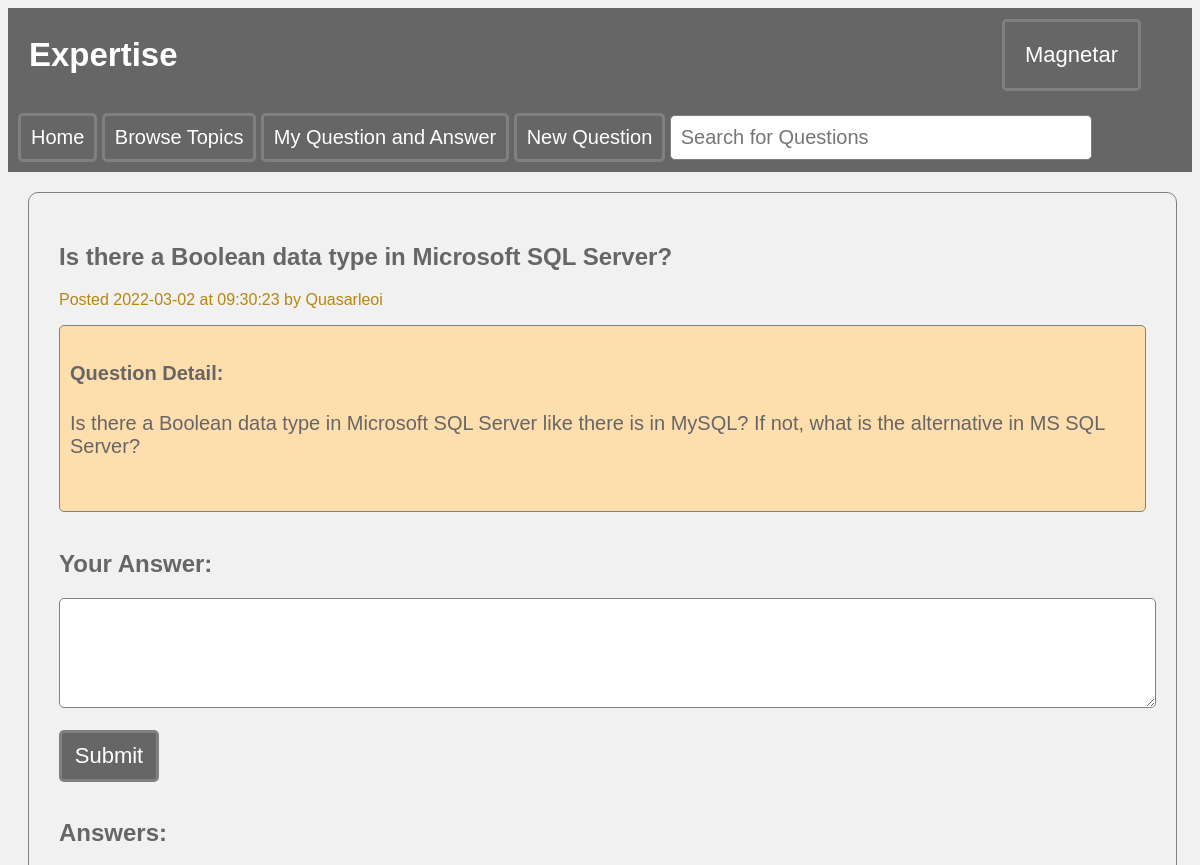
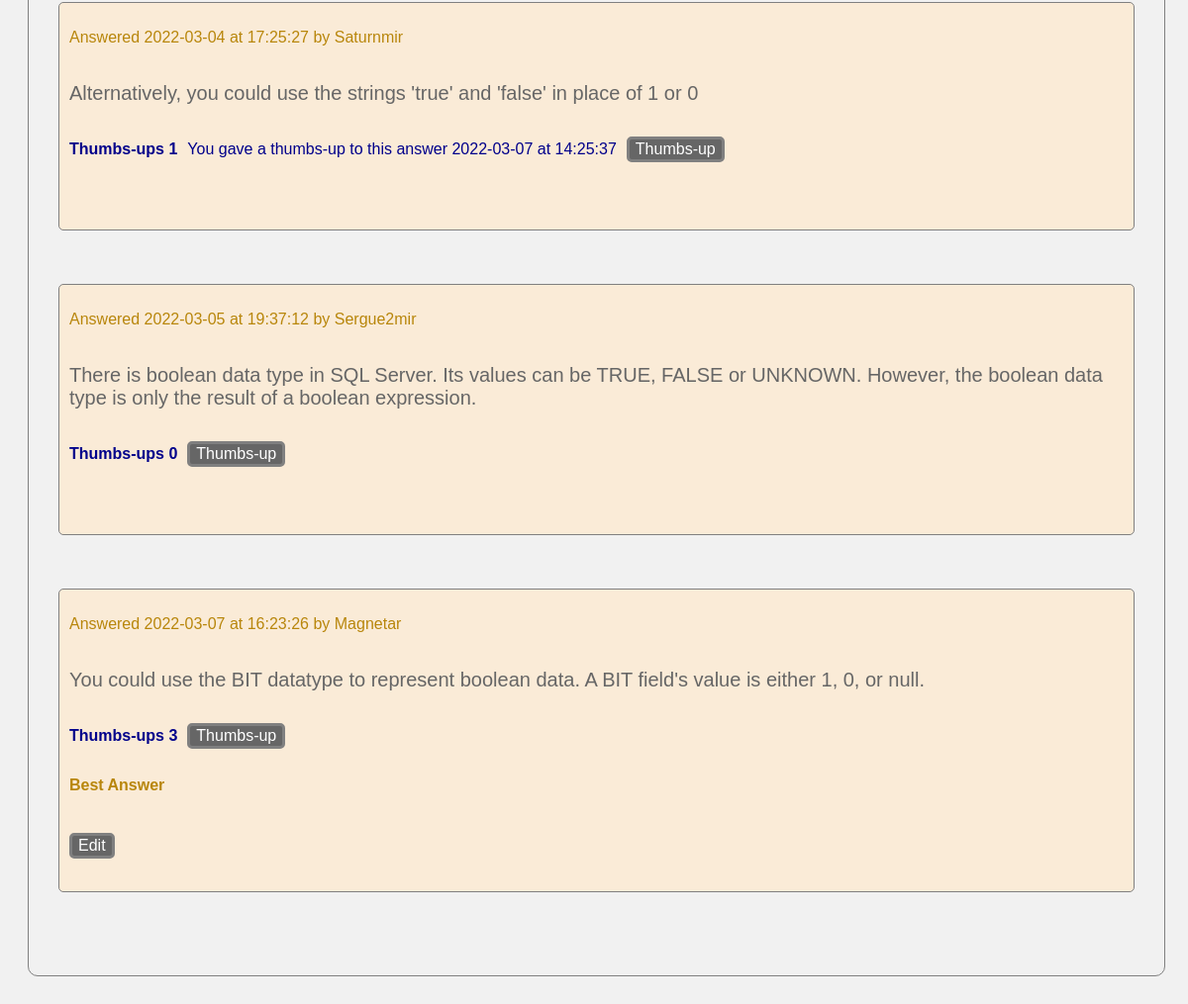
/code/questiondetail.php?qid=1 (signed in), run on the app's committed database (2 pictures, top to bottom).
### tables this page shows
create table Users(
	uid integer primary key auto_increment,
	username varchar(100) not null,
	email varchar(50) not null,
	upassword varchar(20) not null,
	city varchar(30),
	state varchar(2),
	country varchar(30),
	uprofile varchar(1000),
	upoints integer not null default 0,
    ustatus varchar(10) not null default 'basic',
    foreign key (ustatus) references UserStatus(sname)
);

create table Question(
	qid integer primary key auto_increment,
    quid integer not null,
    tid integer not null,
    qtitle varchar(200) not null,
    qbody text not null,
    qdate date default(current_date),
    qtime time default(current_time),
    isResolved integer default 0,
    foreign key (quid) references Users(uid),
    foreign key (tid) references Topic(tid),
	check (isResolved in (0, 1))
);

create table Answer(
	aid integer primary key auto_increment,
    qid integer not null,
    auid integer not null,
    abody text not null,
    adate date default(current_date),
    atime time default(current_time),
    isBestAns integer default 0,
    foreign key (qid) references Question(qid),
    foreign key (auid) references Users(uid),
    check (isBestAns in (0, 1))
);

create table Thumbsup(
	aid integer not null,
    tuid integer not null,
    tdate date default(current_date),
    ttime time default(current_time),
    primary key (aid, tuid),
    foreign key (aid) references Answer(aid),
    foreign key (tuid) references Users(uid)
);

### code/functions.php (called while the page is built, shortened)
<?php
    function check_login($conn) {
        if(isset($_SESSION['uid'])){
            $uid = $_SESSION['uid'];
            $query = "SELECT uid, username, email, upassword, city, state, country, IFNULL(uprofile, '') AS uprofile, upoints, ustatus
                      FROM Users WHERE uid = ?";
            if ($stmt = $conn->prepare($query)) {
                $stmt->bind_param("i", $uid);
                $stmt->execute();
                $result = $stmt->get_result();
                if($result && mysqli_num_rows($result) > 0){
                    $userdata = $result->fetch_array(MYSQLI_ASSOC);
                    return $userdata;
                }
            }
        }
        exit;
    }

### code/questiondetail.php (the view, shortened to what this page needs)
<!DOCTYPE html>
<html lang="en">
<head>
    <link rel="stylesheet", href="style.css">
</head>
<?php
include("connectdb.php");
include("functions.php");
$userdata = check_login($conn);
$uid=$userdata["uid"];
$username = $userdata["username"];
?>
<body>
<?php include("navigation.php");?>
<section>
    <div class="sec-container-light">
        <?php
        if(isset($_GET["qid"])){
            $in_qid = $_GET["qid"];
            $query = "SELECT qid, qtitle, qbody, qdate, qtime, quid, isResolved, username
                      FROM Question, Users
                      WHERE qid = ? AND quid = uid";
            if ($qstmt = $conn->prepare($query)) {
                $qstmt->bind_param("i", $in_qid);
                $qstmt->execute();
                $question = $qstmt->get_result();
                if($row = $question->fetch_assoc()) {
                    $qid = $row["qid"];
                    $qtitle = $row["qtitle"];
                    $qbody = $row["qbody"];
                    $qdate = $row["qdate"];
                    $qtime = $row["qtime"];
                    $qusername = $row["username"];
                    echo "<h1>$qtitle";
                    echo "</h1>";
                    echo "<div class=\"questiondatabox\">";
                    echo "<p>Posted $qdate at $qtime by $qusername</p>";
                    echo "</div>";
                    echo "<div class=\"questionbox\">";
                    echo "<h4>Question Detail:</h4>";
                    echo "<p>$qbody</p> <br>";
                    echo "</div><br>";
                    echo "<form method=\"POST\">";
                    echo "<h2>Your Answer:</h2>";
                    echo "<textarea class=\"answertextbox\" name=\"abody\" required></textarea> <br> <br>";
                    echo "<input class=\"button\" type=\"submit\" name=\"answer\" value=\"Submit\"> <br> <br>";
                    echo "</form>";
                    echo "<h1>Answers:</h1>";
                    $query = "SELECT aid, abody, adate, atime, auid, username, COUNT(tuid) AS thumbsups, isBestAns
                              FROM Answer NATURAL lEFT OUTER JOIN Thumbsup, Users
                              WHERE qid = ? AND auid = uid
                              GROUP BY aid, abody, adate, atime
                              ORDER BY adate, atime";
                    if($astmt = $conn->prepare($query)){
                        $astmt->bind_param("i", $qid);
                        $astmt->execute();
                        $answer = $astmt->get_result();
                        while($row = $answer->fetch_assoc()){
                            $aid = $row["aid"];
                            $abody = $row["abody"];
                            $adate = $row["adate"];
                            $atime = $row["atime"];
                            $auid = $row["auid"];
                            $ausername = $row["username"];
                            $thumbsups = $row["thumbsups"];
                            $isBestAns = $row["isBestAns"];
                            echo "<div class=\"answerbox\">";
                            echo "<div class=\"answerdatabox\">";
                            echo "<p>Answered $adate at $atime by $ausername</p><br>";
                            echo "</div>";
                            echo "<p>$abody</p>";
                            echo "<div class=\"answerdatabox\">";
                            echo "<p style=\"color:darkblue\"><b>Thumbs-ups $thumbsups</b></p>";
                            $query = "SELECT * FROM Thumbsup WHERE aid = ? AND tuid = ?";
                            if($tstmt = $conn->prepare($query)) {
                                $tstmt->bind_param("ii", $aid, $uid);
                                $tstmt->execute();
                                $tresult = $tstmt->get_result();
                                if ($tresult && mysqli_num_rows($tresult) > 0) {
                                    if($trow = $tresult->fetch_assoc()){
                                        $tdate= $trow["tdate"];
                                        $ttime= $trow["ttime"];
                                        echo "<p style=\"color:darkblue\">You gave a thumbs-up to this answer $tdate at $ttime</p>";
                                    }
                                }
                            }
                            echo "</div>";
                            echo "<form class=\"buttonform\" style=\"display:inline-block;\" method=\"POST\">";
                            echo "<input id=\"thumpupbtn\" type=\"submit\" name=\"thumbsup$aid\" value=\"Thumbs-up\">";
                            echo "</form><br>";
                            echo "<div class=\"answerdatabox\">";
                            if ($isBestAns){
                                echo "<p style=\"color:darkgoldenrod\"><b>Best Answer</b></p>";
                            }
                            echo "</div><br><br>";
                            if ($auid == $uid){
                                echo "<form action=\"answeredit.php?aid=$aid&auid=$uid\" class=\"buttonform\" method=\"POST\">";
                                echo "<input id=\"editbtn\" type=\"submit\" name=\"edit\" value=\"Edit\">";
                                echo "</form><br>";
                            }
                            echo "</div> <br> <br> <br>";
                        }
                    }
                }
            }
        }
        ?>
    </div>
</section>
</body>
</html>

### code/navigation.php (shortened to what this page needs)
<header style="display:flex">
    <div style="text-align: left; margin-left:20px; margin-right:auto; display：inline-block;">
        <h2>Expertise</h2>
    </div>
    <div class="header-dropdown">
        <button class="header-dropbtn"><?php echo "$username"?></button>
    </div>
</header>
<nav>
    <div class="nav-item">
        <button class="nav-button">
            <a href="index.php">Home</a>
        </button>
    </div>
    <div class="nav-item">
        <button class="nav-button">Browse Topics</button>
    </div>
    <div class="nav-item">
        <button class="nav-button">My Question and Answer</button>
    </div>
    <div class="nav-item">
        <button class="nav-button">
            <a href="newquestion.php">New Question</a>
        </button>
    </div>
    <div class="nav-item">
        <form action="getquestion.php" method="GET">
            <input id="searchbox" type="text" name="keywords" placeholder="Search for Questions">
        </form>
    </div>
</nav>

### code/style.css (style rules this page uses)
body { font-family: Arial, Helvetica, sans-serif; background-color:#f1f1f1; }
header { background-color: #666666; padding: 1px; text-align: center; font-family: Arial, Helvetica, sans-serif; font-size: 22px; color: white; }
.header-dropdown { margin-left: auto; margin-right: 50px; margin-top: auto; margin-bottom: auto; position: relative; display: inline-block; text-align: right; border-radius: 5px; border: solid grey; background-color: #666666; }
.header-dropbtn { background-color: #666666; color: white; font-size: 22px; border: none; padding: 20px; }
nav { background-color: #666666; padding: 10px; text-align: left; font-family: Arial, Helvetica, sans-serif; color: white; }
.nav-item { margin: auto; position: relative; display: inline-block; border-radius: 5px; background-color: #666666; }
.nav-button { background-color: #666666; color: white; font-size: 20px; border-radius: 5px; border: solid grey; #border: none; padding: 10px; }
.nav-button a { color: white; text-decoration: none; }
#searchbox { width: 400px; border-radius: 5px; padding: 10px; border: solid thin grey; font-size: 20px; color: #666666; text-align: left; }
section { background-color: #f1f1f1; padding: 20px; }
.sec-container-light { background-color: #f1f1f1; text-align: left; font-family: Arial, Helvetica, sans-serif; color: #666666; margin-left: 0; border-radius: 10px; border: solid thin grey; width: 95%; padding: 30px; }
.questionbox { color: #666666; font-size: 20px; background-color: navajowhite; border-radius: 5px; border: solid thin grey; padding: 10px; }
.questionbox p { color: #666666; font-size: 20px; }
.questiondatabox { color: darkgoldenrod; text-align: left; font-size: 16px; border: none; }
.questiondatabox p { color: darkgoldenrod; font-size: 16px; }
.answerbox { color: #666666; font-size: 20px; background-color: antiquewhite; border-radius: 5px; border: solid thin grey; padding: 10px; }
.answerbox p { color: #666666; font-size: 20px; }
.answerdatabox { color: darkgoldenrod; text-align: left; font-size: 16px; display: inline-block; border: none; }
.answerdatabox p { color: darkgoldenrod; font-size: 16px; display: inline-block; margin-right: 10px; }
#thumpupbtn { background-color: #666666; font-size: 16px; color: white; border-radius: 5px; border: solid grey; }
#editbtn { background-color: #666666; font-size: 16px; color: white; border-radius: 5px; border: solid grey; }
form { text-align: left; padding: 0; }
.answertextbox { height: 100px; width: 100%; border-radius: 5px; padding: 4px; border: solid thin grey; font-size: 22px; color: #666666; }
.button { background-color: #666666; width: 100px; font-size: 22px; color: white; padding: 10px; border-radius: 5px; border: solid grey; }

### data on the page
users: username "Magnetar"
question: qtitle "Is there a Boolean data type in Microsoft SQL Server?", qdate "2022-03-02", qtime "09:30:23", quid.username "Quasarleoi", qbody "Is there a Boolean data type in Microsoft SQL Server like there is in MySQL? If not, what is the alternative in MS SQL Server?"
answer: adate "2022-03-04", atime "17:25:27", auid.username "Saturnmir", abody "Alternatively, you could use the strings 'true' and 'false' in place of 1 or 0", thumbsups "1", thumbsup.tdate "2022-03-07", thumbsup.ttime "14:25:37"
answer: adate "2022-03-05", atime "19:37:12", auid.username "Sergue2mir", abody "There is boolean data type in SQL Server. Its values can be TRUE, FALSE or UNKNOWN. However, the boolean data type is only the result of a boolean expression.", thumbsups "0"
answer: adate "2022-03-07", atime "16:23:26", auid.username "Magnetar", abody "You could use the BIT datatype to represent boolean data. A BIT field's value is either 1, 0, or null.", thumbsups "3", isBestAns "Best Answer"
